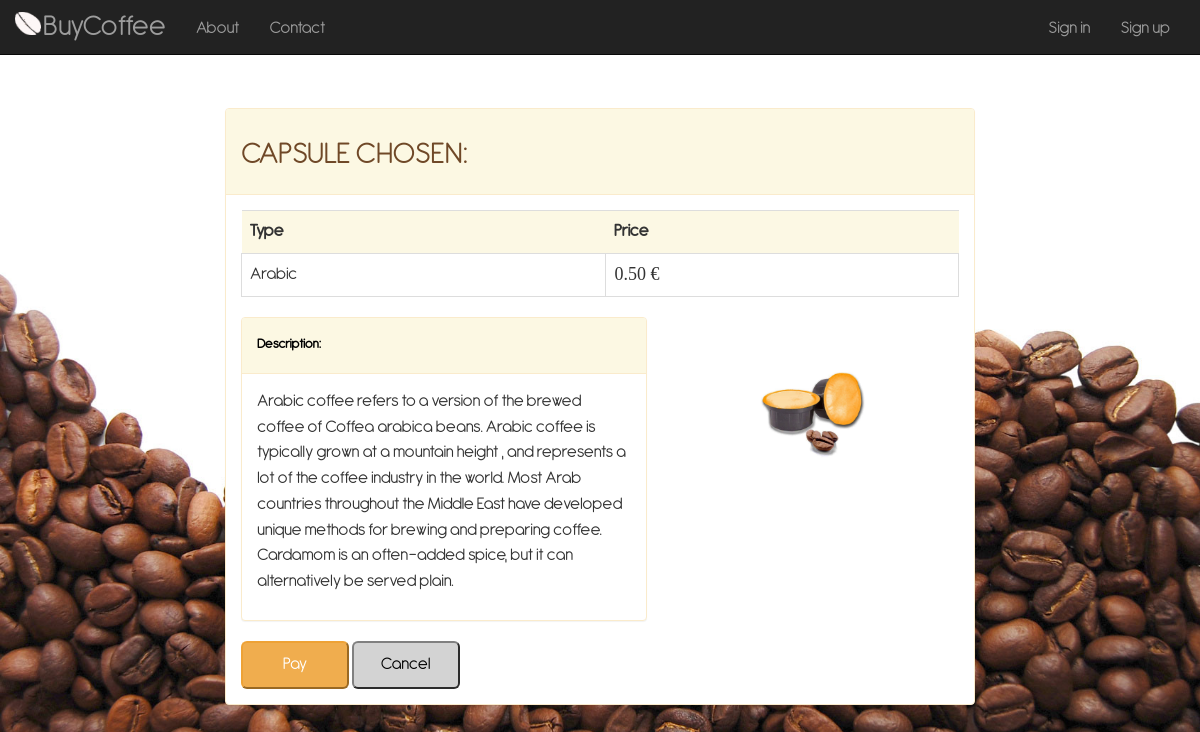
The page /coffee/Arabic/payment/ on the database its author committed.
### coffee/models.py (models this page shows, shortened)
class CoffeeCapsule(models.Model):
    coffeeType = models.CharField('Type', choices=COFFEE_CHOICES, max_length=25)
    additionDate = models.DateTimeField('addition date', default=timezone.now)
    expirationDate = models.DateTimeField('expiration date')
    coffeeDescription = models.TextField('Description', max_length=400, help_text="Insert a brief product description")
    coffeePrice = models.DecimalField('Price', max_digits=4, decimal_places=2, default=0.50)
    coffeeQuantity = models.PositiveSmallIntegerField('Quantity', default=1, editable=True)
    coffeeImage = models.ImageField(blank=True, null=True)
    def __str__(self):
        return str(self.coffeeType)

### coffee/views.py (the view)
# urls.py: path('<str:coffeeType>/payment/', views.payment, name='payment'),
def payment(request, coffeeType):
    capsules = CoffeeCapsule.objects.filter(coffeeType=coffeeType).order_by('additionDate')
    return render(request, 'coffee/payment.html', {'capsule': capsules[0]})

### coffee/templates/coffee/payment.html (shortened to what this page needs)
<!DOCTYPE html>
<html lang="en">
<head>
    {% load static %}
    <link href="{% static '/coffee/css/bootstrap.min.css' %}" rel="stylesheet" type="text/css">
    <link href="{% static '/coffee/css/custom.css' %}" rel="stylesheet">
</head>
<body>
    <nav class="navbar navbar-inverse navbar-fixed-top" role="navigation">
        <div class="container">
            <div class="navbar-header">
                <a class="navbar-brand" href="{% url 'index' %}">
                    BuyCoffee
                </a>
            </div>
            <div class="collapse navbar-collapse" id="bs-example-navbar-collapse-1">
                <ul class="nav navbar-nav">
                    <li>
                        <a href="{% url 'about' %}">About</a>
                    </li>
                    <li>
                        <a href="{% url 'contact' %}">Contact</a>
                    </li>
                </ul>
                {% if user.is_authenticated %}
                    <ul class="nav navbar-nav navbar-right">
                        <li>
                            <a id="signup" href="{% url 'account' %}">Account</a>
                        </li>
                        <li>
                            <a id="signup" href="{% url 'logout' %}">Logout</a>
                        </li>
                    </ul>
                {% else %}
                    <ul class="nav navbar-nav navbar-right">
                        <li>
                            <a id="signup" href="{% url 'log' %}">Sign in</a>
                        </li>
                        <li>
                            <a id="signup" href="{% url 'registration' %}">Sign up</a>
                        </li>
                    </ul>
                {% endif %}
            </div>
        </div>
    </nav>
<form action="{% url 'pay' capsule.coffeeType %}" method="post">
    <div class="container-fluid">
        <div class="panel panel-warning">
            <div class="panel-heading">
                <h1>CAPSULE CHOSEN: </h1>
            </div>
            <div id="panel-index-body" class="panel-body">
                <table class="table">
                    <tr class="table-warning">
                        <td class="table-warning"><b>Type</b></td>
                        <td class="table-warning"><b>Price</b></td>
                    </tr>
                    <tr>
                        <td class="table-bordered">{{ capsule }}</td>
                        <td id="paymentPriceId" class="table-bordered">{{ capsule.coffeePrice }} €</td>
                    </tr>
                </table>
                <div class="row">
                    <div class="col-lg-7">
                        <div class="panel panel-warning">
                            <div class="panel-heading"><h5><b><font color="black">Description: </font></b></h5></div>
                            <div class="panel-body"><p>{{ capsule.coffeeDescription }}</p></div>
                        </div>
                    </div>
                    <div class="col-lg-3">
                        {% if capsule.coffeeImage != None %}
                            <img id="image" src="{{ capsule.coffeeImage.url }}" alt="Image of our coffee capsule">
                        {% endif %}
                    </div>
                </div>
                <input type="submit" class="btn-warning btn-lg" name="coffeeType" value="Pay">
                <a class="nounderline" href="{% url 'index' %}">
                    <button type="button" class="btn-secondary btn-lg">
                            Cancel
                    </button>
                </a>
            </div>
        </div>
    </div>
</form>
</body>
</html>

### coffee/static/coffee/css/custom.css (style rules this page uses)
h1 { text-align: left; font-family: Antipasto, Times, Serif; font-size: 32px; color: #6F4827; }
#signup { alignment: right; }
.nounderline { text-decoration-color: white; text-decoration: none !important; text-line-through-color: white; color: #6F4827; }
@media only screen and (min-width: 800px) { .container-fluid { max-width: 65%; margin-left: auto; margin-right: auto; padding-top: 6em; } }
@media only screen and (min-width: 800px) { .navbar-brand { font-size: 170%; padding: 18px 15px 0 28px; background-image: url(../image/chiccobianco.png); background-repeat: no-repeat; background-size: 26px 23px; background-position: 0 12px; margin-left: 25%; } }
@media only screen and (min-width: 800px) { #image { width: 110%; margin-left: 3em; } }
@media only screen and (min-width: 800px) { body { text-align: left; background-size: cover; background-repeat: no-repeat; font-family: Antipasto, Times, Serif; font-size: large; background-image: url("../image/background_desktop.jpg"); } }
.table { padding-top: 1em; border-color: transparent; text-line-through-color: transparent; }
.table-warning { background-color: #fcf8e4; border-color: transparent; }
.btn-warning { min-width: 6em; }
.btn-secondary { background-color: lightgray; color: black; border-color: grey; min-width: 6em; }
.table-bordered { background-color: white; }
.panel-body { background-color: transparent; }
#paymentPriceId { font-family: Times; }
.navbar-nav { padding-top: 4px; }

### rows shown on the page
CoffeeCapsule: coffeeType "Arabic", coffeePrice "0.50", coffeeDescription "Arabic coffee refers to a version of the brewed coffee of Coffea arabica beans. Arabic coffee is typically grown at a mountain height , and represents a lot of the coffee industry in the world. Most Arab countries throughout the Middle East have developed unique methods for brewing and preparing coffee. Cardamom is an often-added spice, but it can alternatively be served plain.", coffeeImage (picture)
